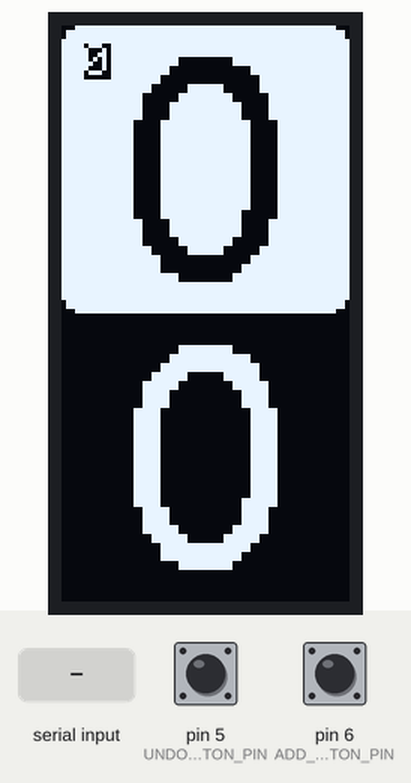
This sketch was run on a simulated Arduino Uno, built with avr-gcc and run on an emulated ATmega328P. Parts: 64×128 one-colour display. The inputs (shaded band) are chosen by the test bench; at power-on: pin 5 (UNDO_BUTTON_PIN) LOW, pin 6 (ADD_BUTTON_PIN) LOW. What the sketch prints to the serial monitor is not drawn.

Above: at 1.2 s.
1.3 s: "add" received over Serial
At 2.7 s:
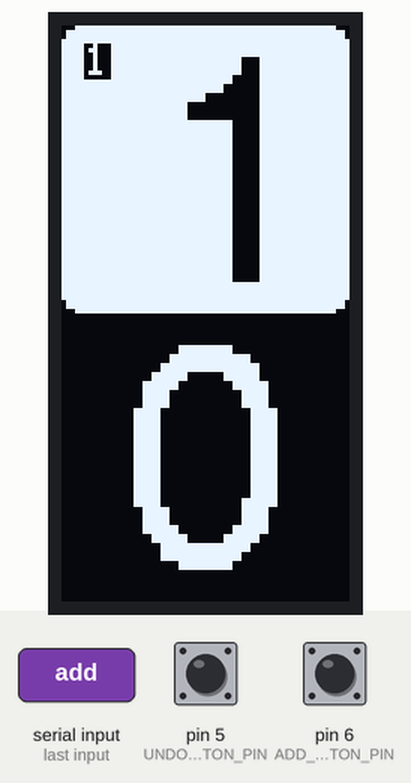
3.8 s: "sub" received over Serial
At 5.4 s:
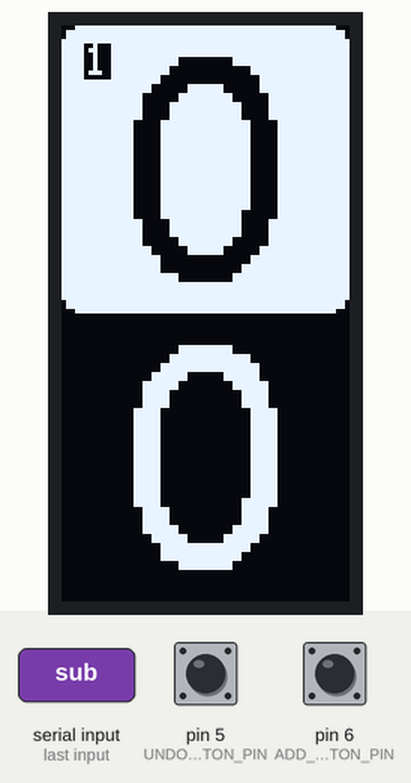
6.3 s: pin 5 (UNDO_BUTTON_PIN) pulled HIGH for 0.15 s
At 7.6 s:
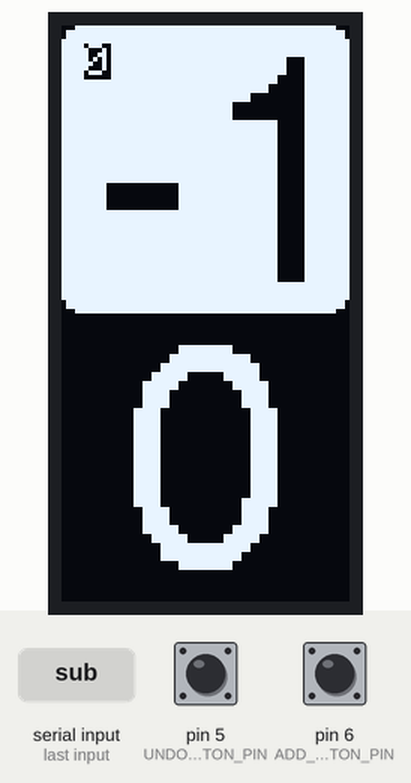
7.9 s: "sub" received over Serial
At 9.3 s:
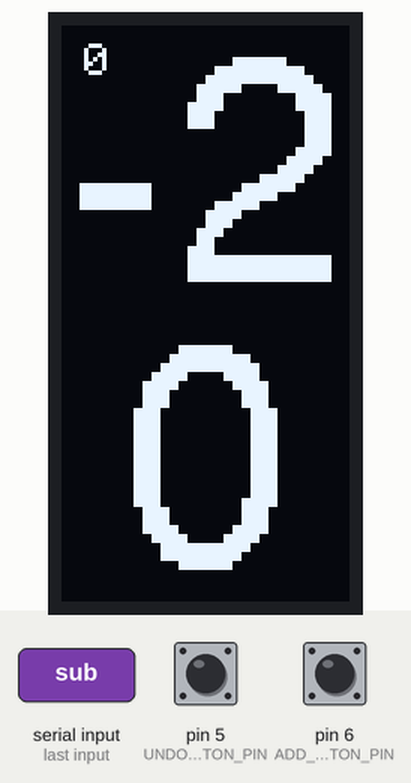
10.4 s: pin 6 (ADD_BUTTON_PIN) pulled HIGH for 0.15 s
At 11.4 s:
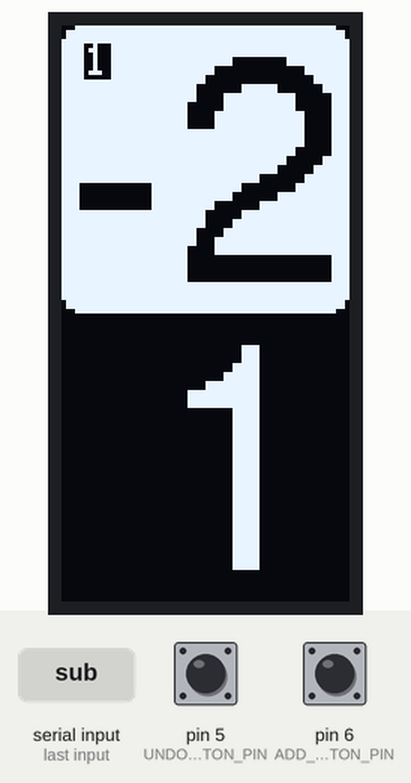
12.0 s: pin 6 (ADD_BUTTON_PIN) pulled HIGH for 1 s
At 13.1 s:
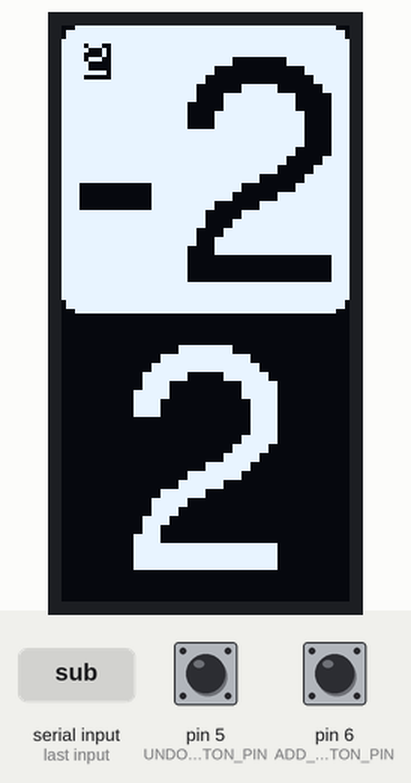
Timing chart, 0 to 15.0 s (numbered marks = the images above; inputs shaded):
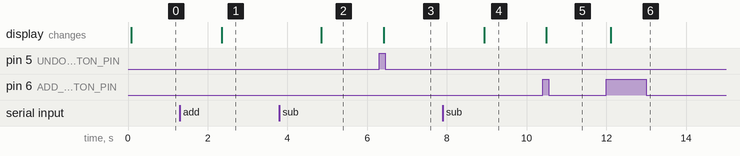

Measured:
- after the input at 1.3 s, the display: changes after 1.1 s (image 1)
- after the input at 3.8 s, the display: changes after 1.0 s (image 2)
- after the input at 6.3 s, the display: changes after 0.11 s (image 3)
- after the input at 7.9 s, the display: changes after 1.0 s (image 4)
- after the input at 10.4 s, the display: changes after 0.09 s (image 5)
- after the input at 12.0 s, the display: changes after 0.11 s (image 6)

The sketch:

main.ino
```cpp
#include <SPI.h>
#include <Wire.h>
#include <Adafruit_GFX.h>
#include <Adafruit_SSD1306.h>
#include <Fonts/FreeSans18pt7b.h>
#include <math.h>

#define SCREEN_WIDTH 64
#define SCREEN_HEIGHT 128
#define OLED_RESET 4
#define TEXT_NUDGE_X 4
#define TEXT_NUDGE_Y 2
#define DEBUG false
#define ADD_BUTTON_PIN 6
#define UNDO_BUTTON_PIN 5

Adafruit_SSD1306 display(SCREEN_HEIGHT, SCREEN_WIDTH, &Wire, OLED_RESET);

int score[] = {0, 0};
int initalServe[] = {0, 1};

int currentHistoryIndex = 0;

// 99 x 2
uint8_t history[198] = {};

String serialCommand = "";
int addButtonState = 0;
int undoButtonState = 0;
int lastAddButtonState = 0;
int lastUndoButtonState = 0;
unsigned long lastDebounceTime = 0;
unsigned long debounceDelay = 50;

void setup() {
  Serial.begin(9600);

  display.begin(SSD1306_SWITCHCAPVCC, 0x3C);
  display.setRotation(1);
  display.setTextWrap(false);
  display.clearDisplay();
  display.setFont(&FreeSans18pt7b);

  display.drawLine(0, SCREEN_HEIGHT/2, SCREEN_WIDTH, SCREEN_HEIGHT/2, WHITE);
  display.display();

  pinMode(ADD_BUTTON_PIN, INPUT);
  pinMode(UNDO_BUTTON_PIN, INPUT);
}

char* string2char(String command){
  if(command.length()!=0){
    char *p = const_cast<char*>(command.c_str());
    return p;
  }
}

void renderScoreNumber(int x, int y, int score, bool highlighted) {
  if (score > 9) {
    display.setTextSize(1);
  } else {
    display.setTextSize(2);
  }

  String scoreText = String(score);
  int16_t textX, textY;
  uint16_t textWidth, textHeight;

  if (highlighted) {
    display.fillRoundRect(x, y, SCREEN_WIDTH, SCREEN_HEIGHT / 2, 4, WHITE);
    display.setTextColor(BLACK);
  } else {
    display.setTextColor(WHITE);
  }

  display.getTextBounds(scoreText, x, y, &textX, &textY, &textWidth, &textHeight);

  if (DEBUG) {
    display.drawRect(x + (SCREEN_WIDTH / 2) - (textWidth / 2), y + (SCREEN_HEIGHT / 2 / 2) - (textHeight / 2), textWidth, textHeight, WHITE);
  }

  display.setCursor(x + (SCREEN_WIDTH / 2) - (textWidth / 2) - TEXT_NUDGE_X, y + (SCREEN_HEIGHT / 2 / 2) + (textHeight / 2) - TEXT_NUDGE_Y);
  display.print(scoreText);
}

void renderScoreScreen() {
  display.clearDisplay();
  display.setFont(&FreeSans18pt7b);

  int totalScore = score[0] + score[1];
  double serving = fmod(floor((totalScore) / 2), 2);

  renderScoreNumber(0, 0, score[0], serving == initalServe[0]);
  renderScoreNumber(0, SCREEN_HEIGHT/2, score[1], serving == initalServe[1]);

  display.setTextColor(WHITE, BLACK);
  display.setCursor(5, 10);
  display.setFont();
  display.setTextSize(1);
  display.print(currentHistoryIndex);

  display.display();
}

void loop() {
  if (Serial.available() > 0) {
    serialCommand = Serial.readString();
    Serial.print(serialCommand);

    if (serialCommand == "add") {
      addScoreForPlayer(0);
    }

    if (serialCommand == "sub") {
      subtractScoreForPlayer(0);
    }

    serialCommand = "";
  }

  int addButtonReading = digitalRead(ADD_BUTTON_PIN);
  int undoButtonReading = digitalRead(UNDO_BUTTON_PIN);

  if (addButtonReading != lastAddButtonState) {
    lastDebounceTime = millis();
  }

  if (undoButtonReading != lastUndoButtonState) {
    lastDebounceTime = millis();
  }

  if ((millis() - lastDebounceTime) > debounceDelay) {
    if (addButtonReading != addButtonState) {
      addButtonState = addButtonReading;

      if (addButtonState == HIGH) {
        addScoreForPlayer(1);
      }
    }
  }

  if ((millis() - lastDebounceTime) > debounceDelay) {
    if (undoButtonReading != undoButtonState) {
      undoButtonState = undoButtonReading;

      if (undoButtonState == HIGH && currentHistoryIndex > 0) {
        undo();
      } else if (undoButtonState == HIGH && score[1] - 1 < 0) {
        flipIntialServe();
      }
    }
  }

  lastAddButtonState = addButtonReading;
  lastUndoButtonState = undoButtonReading;

  renderScoreScreen();
}

void addScoreForPlayer(int playerIndex) {
  history[currentHistoryIndex] = playerIndex;

  score[playerIndex] += 1;
  currentHistoryIndex += 1;
}

void subtractScoreForPlayer(int playerIndex) {
  score[playerIndex] -= 1;
}

void undo() {
  if (currentHistoryIndex - 1 >= 0) {
    int playerIndexToSubtractScoreFrom = history[currentHistoryIndex - 1];
    subtractScoreForPlayer(playerIndexToSubtractScoreFrom);
    currentHistoryIndex -= 1;
  }
}

void flipIntialServe() {
  int temp0 = initalServe[0];
  initalServe[0] = initalServe[1];
  initalServe[1] = temp0;
}
```
